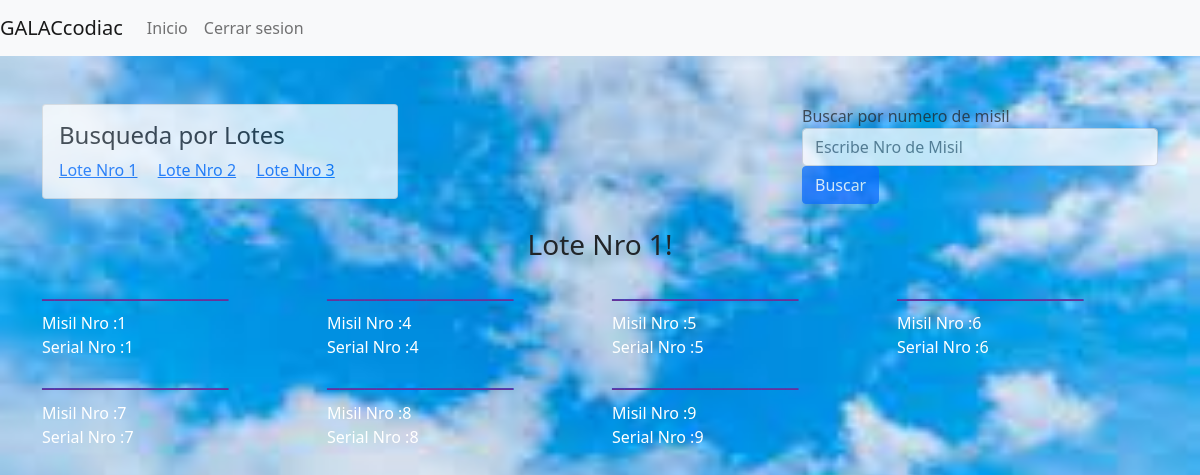
The page /misil/lsiatr_l1/ (signed in) on the database its author committed.
### almacenApp/models.py (models this page shows, shortened)
class DetallesExtras(models.Model):
	relacion = models.OneToOneField(Misil ,  on_delete=models.CASCADE)
	serial  = models.IntegerField(unique=True)
	numero_fabricacion = models.IntegerField()
	lote_relacion =  models.ForeignKey(Lote ,  on_delete=models.CASCADE)
	condicion = models.ForeignKey(Condicion ,  on_delete=models.CASCADE)
	fecha_vencimiento = models.DateTimeField()
	fecha_ultimo_mantenimiento= models.DateTimeField()
	fecha_ultima_comprobacion = models.DateTimeField()
	descripcion = models.TextField(max_length=250)
	imagen1 = models.ImageField(upload_to='imagenes/')
	imagen2 = models.ImageField(upload_to='imagenes/')
	imagen3 = models.ImageField(upload_to='imagenes/')

class Misil(models.Model):
	numero_misil = models.IntegerField(unique=True)
	version  = models.CharField(error_messages={'unique': 'Prueba de error.'}, max_length=100)
	fecha_creacion = models.DateTimeField()
	peso = models.CharField(max_length=100)
	velocidad = models.CharField(max_length=100)
	diametro_cuerpo = models.CharField(max_length=100)
	largo = models.CharField(max_length=100)
	alcance_max =  models.CharField(max_length=100)
	masa_combustible = models.CharField(max_length=100)
	masa_sustancia_explosiva = models.CharField(max_length=100)
	fecha_creacionde_registro= models.DateTimeField(auto_now_add=True)

### almacenApp/views.py (the view)
# urls.py: path('lsiatr_l1/', listar_lote1.as_view() , name="lsiatr_l1"),
class listar_lote1(LoginRequiredMixin  , ListView):
	model = DetallesExtras
	template_name = "misil/lista_misiles_lote1.html"
	def get_queryset(self):
		query= self.model.objects.filter(lote_relacion=1)
		return query

### almacenApp/templatetags/auth_extras.py (called while the page is built)
@register.filter(name='has_group')
def has_group(user, group_name):
    group = Group.objects.get(name='Administrador')
    return True if group in user.groups.all() else False

### templates/misil/lista_misiles_lote1.html (shortened to what this page needs)
{% load static %}
{% load auth_extras %}
<!DOCTYPE html>
<html lang="en">
<head>
    <link rel="stylesheet" href=" {% static 'css/bootstrap.min.css' %}">
    <link rel="stylesheet" href=" {% static 'css/estilos.css' %}">
</head>
<body background="image1.jpg">
  <nav class="navbar navbar-expand-lg navbar-light bg-light">
    <a class="navbar-brand" href="#">GALACcodiac</a>
    <div class="collapse navbar-collapse" id="navbarSupportedContent">
      <ul class="navbar-nav mr-auto">
        <li class="nav-item active">
          <li class="nav-item">
            <a class="nav-link align-self-end" href="{% url 'almacenApp:lista_m'%}">Inicio</a>
          </li>
          {% if  request.user.is_authenticated %}
        <li class="nav-item">
          <a class="nav-link align-self-end" href="{% url 'logout'%}">Cerrar sesion</a>
        </li>
        {% endif %}
      </ul>
    </div>
  </nav>
<br>
<br>
<div class="opacity-75">
  <div class="container">
      <div class="row">
          <div class="col-md-4"  >
            <div class="card">
              <div class="card-body">
                <h4 class="card-title">Busqueda por Lotes</h4>
                <a href="{% url 'almacenApp:lsiatr_l1' %}" class="card-link">Lote Nro 1</a>
                <a href="{% url 'almacenApp:lsiatr_l2' %}" class="card-link">Lote Nro 2</a>
                <a href="{% url 'almacenApp:lsiatr_l3' %}" class="card-link">Lote Nro 3</a>
              </div>
            </div>
          </div>
          <div class="col-md-4"  >
          </div>
          <div class="col-md-4">
            <form method="GET" action="{% url 'almacenApp:get_misil_number1'%}">
              <fieldset >
                <div class="form-group">
                  <label for="disabledTextInput">Buscar por numero de misil</label>
                  <input type="number" id="disabledTextInput" name="prueba" class="form-control" placeholder="Escribe Nro de Misil">
                </div>
              </fieldset>
              <button type="submit" class="btn btn-primary" style="color: white;">Buscar</button>
            </form>
          </div>
      </div>
  </div>
  </div>
<br>
<h3 style="text-align: center;">Lote Nro 1!</h3>
{% if object_list %}
<div class="container">
<div class="row">
  {% for dato in object_list  %}
    <div class="col-md-3">
        <a href="{% url 'almacenApp:detalle_m' dato.relacion.id%}">
        <h3 style="color:rebeccapurple;">_______________</h3>
        <label for="" style="color: white;" >Misil Nro :{{dato.relacion.numero_misil}}  </label>
        <br>
        <label for="" style="color: white;">Serial Nro :{{dato.serial}} </label>
    </a>
    </div>
  {% endfor%}
</div>
</div>
{% endif %}
</body>
</html>

### static/css/estilos.css (style rules this page uses)
body { height: 5000%; background-image: url("../images/cielo.jpg"); background-size: cover; background-repeat:no-repeat; background-position: center center; }

### rows shown on the page
DetallesExtras: relacion.numero_misil "1", serial "1"
DetallesExtras: relacion.numero_misil "4", serial "4"
DetallesExtras: relacion.numero_misil "5", serial "5"
DetallesExtras: relacion.numero_misil "6", serial "6"
DetallesExtras: relacion.numero_misil "7", serial "7"
DetallesExtras: relacion.numero_misil "8", serial "8"
DetallesExtras: relacion.numero_misil "9", serial "9"
